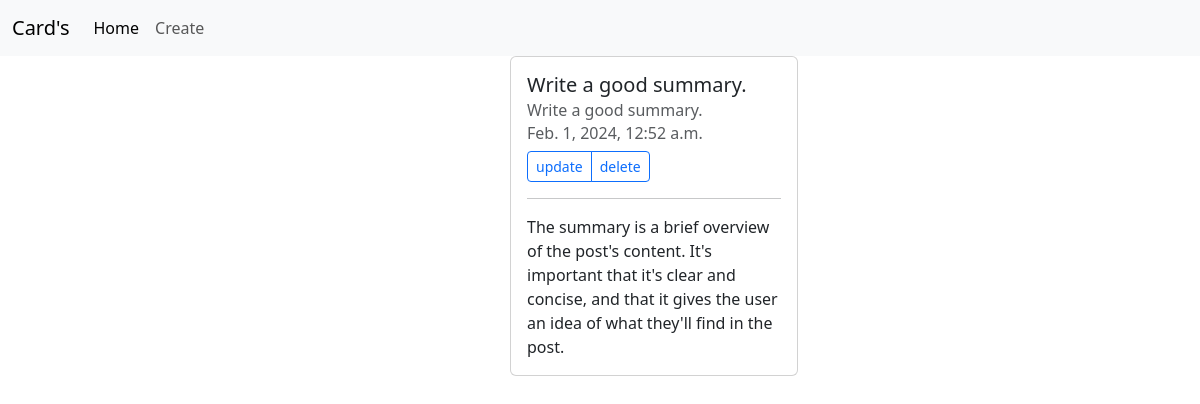
Page /7/post/ on the committed database.
### blog/models.py (models this page shows, shortened)
class Post(models.Model):
    author = models.CharField(max_length=50)
    title = models.CharField(max_length=250, null=True)
    content = models.TextField(null = True)
    publish = models.DateTimeField(auto_now_add=True)
    class Meta:
        ordering = ['-publish']

### blog/views.py (the view)
# urls.py: path('<int:pk>/post/', DetailPostView.as_view(), name="detail"),
class DetailPostView(DetailView):
    model = Post
    template_name = "posts/detail_post.html"

### templates/posts/detail_post.html
{% extends "base.html" %}
{% block content %}
<div class="row">
    <div class="col-5 offset-5">
        <div class="card" style="width: 18rem;">
            <div class="card-body">
            <h5 class="card-title">{{post.title}}</h5>
            <h6 class="card-subtitle mb-2 text-body-secondary">{{post.title}}</h6>
            <h6 class="card-subtitle mb-2 text-body-secondary">{{post.publish}}</h6>
            <div class="btn-group btn-group-sm" role="group" aria-label="Small button group">
                <a type="button" class="btn btn-outline-primary" href="{% url "update" post.pk %}">update</a>
                <a type="button" class="btn btn-outline-primary" href="{% url "delete" post.pk %}">delete</a>
              </div>
            <hr>
            <p class="card-text">{{ post.content }}</p>
            </div>
        </div>
    </div>
</div>
{% endblock content %}

### rows in the picture
Post: title "Write a good summary.", publish "Feb. 1, 2024, 12:52 a.m.", content "The summary is a brief overview of the post's content. It's important that it's clear and concise, and that it gives the user an idea of what they'll find in the post."
